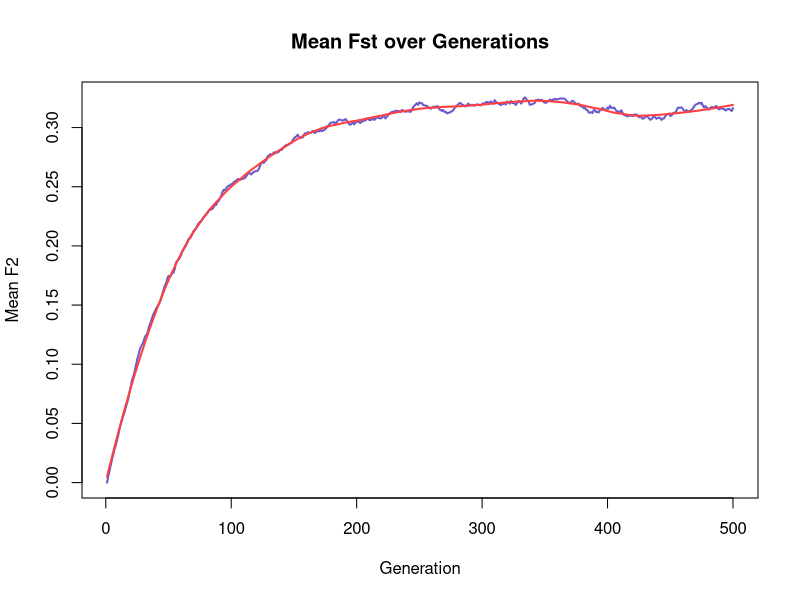

The R source for this figure: (Note: this script raises an error after producing the figure.)
#As same as In model part
calculate_next_gen_num <- function(current_num, N, a1, b1, m, p3) {
  p0 <- current_num / (2 * N)
  p_after_migration <- p0 * (1 - m) + m * p3
  p_after_mutation <- p_after_migration * (1 - a1 - b1) + b1
  
  rbinom(1, 2 * N, p_after_mutation)
}

F_simulation_modified <- function(N, K, a1, b1, m_ij, p0, p3, num_generations) {
  n_i <- matrix(nrow = K, ncol = num_generations)
  n_i[, 1] <- rep(2 * N * p0, K)
  n_i[3, ] <- rep(2 * N * p3, num_generations)
  
  for (t in 1:(num_generations - 1)) {
    for (i in 1:2) {
      n_i[i, t + 1] <- calculate_next_gen_num(n_i[i, t], N, a1, b1, m_ij[i, 3], p3)
    }
  }
  
  p_i <- n_i / (2 * N)
  return(p_i)
}

#modify function for Fst scenario
repeat_simulation_2_modified <- function(N, num_simulations, K, a1, b1, m_ij, p0, p3, num_generations) {
  all_diffs_up <- matrix(0, nrow = num_generations, ncol = num_simulations)
  all_diffs_down <- matrix(0, nrow = num_generations, ncol = num_simulations)
  all_p1_freqs <- matrix(0, nrow = num_generations, ncol = num_simulations)  
  all_p2_freqs <- matrix(0, nrow = num_generations, ncol = num_simulations)  
  for (sim in 1:num_simulations) {
    F_matrix <- F_simulation_modified(N, K, a1, b1, m_ij, p0, p3, num_generations)
    p1_freqs <- F_matrix[1, ] 
    p2_freqs <- F_matrix[2, ] 
    all_p1_freqs[, sim] <- p1_freqs
    all_p2_freqs[, sim] <- p2_freqs
    all_diffs_up[, sim] <- (p1_freqs - p2_freqs)^2
    all_diffs_down[, sim] <- (p1_freqs + p2_freqs - 2*p1_freqs*p2_freqs)
  }
  mean_diffs <- rowMeans(all_diffs_up) / rowMeans(all_diffs_down)
  return(list(mean_diffs = mean_diffs, all_p1_freqs = all_p1_freqs, all_p2_freqs = all_p2_freqs))
}

N <- 100
a1 <- 0.0003  
b1 <- 0.0002  
m_ij <- matrix(0.005, nrow = 3, ncol = 3)
m_ij[1,2] <- m_ij[2,1] <- 0
diag(m_ij) <- 1 - 0.005 
m_ij[3,3] <- 1 - 0.005*2
p0 <- 0.4   
p3 <- 0.5   

num_generations <- 600
num_simulations <- 2000  
set.seed(2)
results <- repeat_simulation_2_modified(N, num_simulations, 3, a1, b1, m_ij, p0, p3, num_generations)
mean_diffs <- results$mean_diffs
all_p1_freqs <- results$all_p1_freqs
all_p2_freqs <- results$all_p2_freqs
generation_time2 <- 1:500
mean_diffs2 <- mean_diffs[1:500]
loess_fit2 <- loess(mean_diffs2 ~ generation_time2, span = 0.28)  
pred_time_vals2 <- seq(min(generation_time2), max(generation_time2), length.out = 1000)
pred_vals2 <- predict(loess_fit2, newdata = data.frame(generation_time2 = pred_time_vals2))

plot(generation_time2, mean_diffs2, type = 'l', xlab = "Generation", ylab = "Mean F2", lwd =2,
     main = "Mean Fst over Generations", col = "slateblue")
lines(pred_time_vals2, pred_vals2, col = "brown1", lwd = 2) 

time_interval2 <- pred_time_vals >= 200 & pred_time_vals <= 280
preds_interval2 <- pred_vals2[time_interval2]
t_vals_interval2 <- pred_time_vals2[time_interval2]

max_val2 <- max(preds_interval2)
min_val2 <- min(preds_interval2)
max_time2 <- t_vals_interval2[which.max(preds_interval2)]
min_time2 <- t_vals_interval2[which.min(preds_interval2)]
max_x2 <- max_time2
max_y2 <- max_val2
points(max_x2, max_y2, col = "tan1", pch = 20, cex = 1.5)
max_x2
max_y2
segments(max_x2, par("usr")[3], max_x2, max_y2, col = "tan1", lty = "dotted" , lwd = 2)
segments(par("usr")[1], max_y2, max_x2, max_y2, col = "tan1", lty = "dotted" , lwd = 2)

time_interval2 <- pred_time_vals2 >= 200 & pred_time_vals2 <= 400
preds_interval2 <- pred_vals2[time_interval2]
t_vals_interval2 <- pred_time_vals2[time_interval2]

min_val2 <- min(preds_interval2)
min_time2 <- t_vals_interval2[which.min(preds_interval2)]

min_x2 <- min_time2
min_y2 <- min_val2
min_x2
min_y2

points(min_x2, min_y2, col = "limegreen", pch = 20, cex = 1.5)
segments(min_x2, par("usr")[3], min_x2, min_y2, col = "limegreen", lty = "dotted" , lwd = 2)
segments(par("usr")[1], min_y2, min_x2, min_y2, col = "limegreen", lty = "dotted" , lwd = 2)

legend("bottomright",               
       legend = c("(233, 0.0000123)", "(310, 0.0000106)"), 
       col = c("tan1", "limegreen"),               
       pch = 20,                      
       pt.cex = 1.5,                   
       cex = 0.8,                             
       bty = "n",                        
       bg = 'white',                    
       box.lwd = 1,                       
       box.col = "grey50",                  
       text.col = "black",                    
       text.font = 2,                        
       horiz = FALSE)                    
